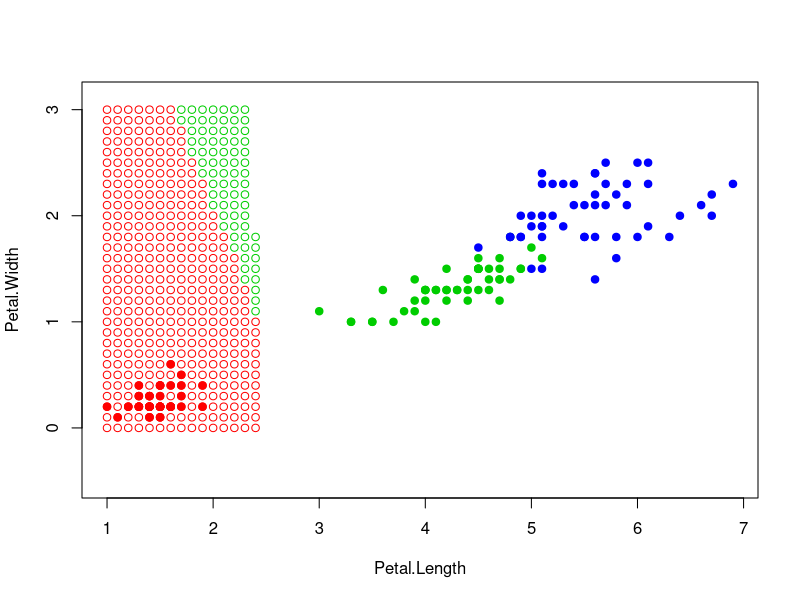

Recreate this plot in R. (Note: a time limit stopped this script after it produced the figure.)
euclideanDistance <-function(u, v) {
  sqrt(sum((u - v) ^ 2))
}

weight <- function(i, k) {
  return((k + 1 - i) / k)
}

sortObjectsByDist <- function(xl, z, metricFunction = euclideanDistance) {
  l <-dim(xl)[1]
  n <-dim(xl)[2] - 1
  
  distances <- matrix(NA, l, 2)
  
  for (i in 1:l) {
    distances[i, ] <- c(i,metricFunction(xl[i, 1:n], z))
  }
  
  orderedXl <- xl[order(distances[, 2]), ]
  return (orderedXl);
}

kNN <- function(xl, z, k) {
  orderedXl <- sortObjectsByDist(xl, z)
  n <- dim(orderedXl)[2] - 1
  classes <- orderedXl[1:k, n + 1]
  counts <- table(classes)
  class <- names(which.max(counts))
  return (class)
}

kWNN <- function(xl, z, k) {
  orderedXl <- sortObjectsByDist(xl, z)
  n <- dim(orderedXl)[2] - 1
  weights <- rep(0,3)
  names(weights) <- c("setosa", "versicolor", "virginica")
  classes <- orderedXl[1:k, n + 1]
  for(i in 1:k) {
    weights[classes[i]] <- weight(i,k) + weights[classes[i]];
  }
  class <- names(which.max(weights))
  return(class)
}

LOO <- function(xl) {
  l = dim(xl)[1]
  Err = matrix(0, l-1, 1)
  for (i in 1:l) {
    z = xl[i, 1:2]
    new_xl = xl[-i, ]
    new_xl = sortObjectsByDist(new_xl,z)
    for (k in 1:l-1) {
      class <- KNN(new_xl, z,k)
      if (class != xl[i,3]) {
        Err[k] = Err[k] + 1
      }
    }
  }
  return (which.min(Err))
}

colors <- c("setosa" = "red", "versicolor" = "green3", "virginica" = "blue")
plot(iris[, 3:4], pch = 21, bg = colors[iris$Species], col = colors[iris$Species], asp = 1)

xl <- iris[, 3:5]
#k <- LOO(xl)
k <- 6
print(k)

for(i in seq(1,7,0.1)) {
  for(j in seq(0,3,0.1)) {
    z <- c(i,j)
    xl <- iris[, 3:5]
    class <- kWNN(xl, z, k)
    points(z[1], z[2], pch = 1, col = colors[class], asp = 20)
  }
}
